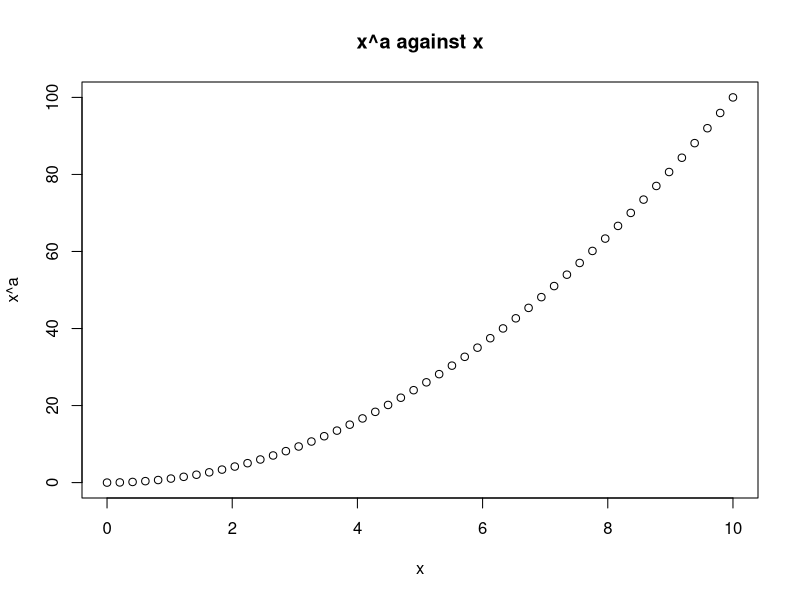

Recreate this plot in R. (Note: this script raises an error after producing the figure.)

#function that plots x^2 for a user defined range
PlotPower <- function(x_0,x_f,a)
{
  x <-seq(x_0,x_f,length = 50)
  powerfunction <- x^a
  plot(x,powerfunction,main="x^a against x",xlab="x",ylab="x^a")
}
PlotPower(0,10,2)

sum2 <- function(n)
{
  result=0
  for(i in 1:n)
  {
    result = result +i^2
  }
  return (result)
}

sum3(3)